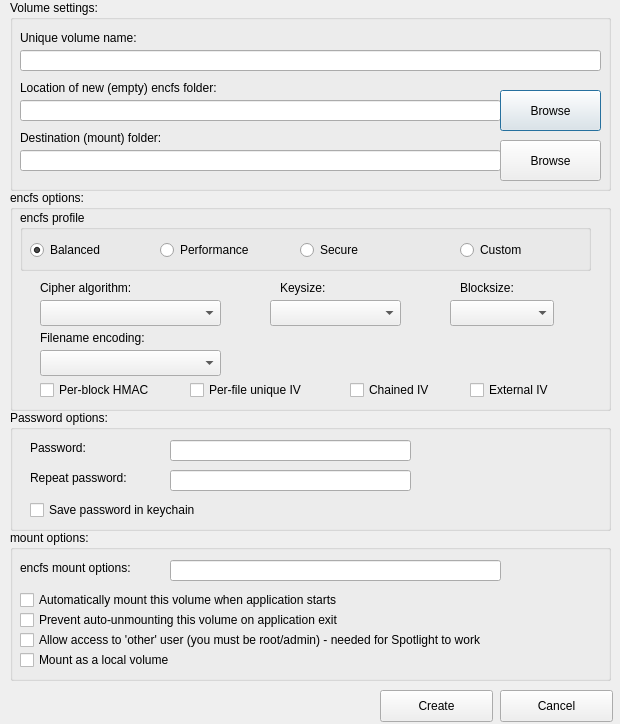
<?xml version="1.0" encoding="UTF-8"?>
<ui version="4.0">
 <class>frmVolume</class>
 <widget class="QDialog" name="frmVolume">
  <property name="geometry">
   <rect>
    <x>0</x>
    <y>0</y>
    <width>620</width>
    <height>724</height>
   </rect>
  </property>
  <property name="sizePolicy">
   <sizepolicy hsizetype="Fixed" vsizetype="Fixed">
    <horstretch>0</horstretch>
    <verstretch>0</verstretch>
   </sizepolicy>
  </property>
  <property name="minimumSize">
   <size>
    <width>620</width>
    <height>724</height>
   </size>
  </property>
  <property name="baseSize">
   <size>
    <width>620</width>
    <height>724</height>
   </size>
  </property>
  <property name="focusPolicy">
   <enum>Qt::StrongFocus</enum>
  </property>
  <property name="windowTitle">
   <string>Create a new encfs encrypted volume</string>
  </property>
  <widget class="QGroupBox" name="groupBox">
   <property name="geometry">
    <rect>
     <x>10</x>
     <y>0</y>
     <width>601</width>
     <height>191</height>
    </rect>
   </property>
   <property name="title">
    <string>Volume settings:</string>
   </property>
   <property name="flat">
    <bool>false</bool>
   </property>
   <widget class="QLabel" name="label">
    <property name="geometry">
     <rect>
      <x>10</x>
      <y>30</y>
      <width>191</width>
      <height>16</height>
     </rect>
    </property>
    <property name="text">
     <string>Unique volume name:</string>
    </property>
   </widget>
   <widget class="QLineEdit" name="txt_volumename">
    <property name="geometry">
     <rect>
      <x>10</x>
      <y>50</y>
      <width>581</width>
      <height>21</height>
     </rect>
    </property>
   </widget>
   <widget class="QLabel" name="lbl_encfsfolder">
    <property name="geometry">
     <rect>
      <x>10</x>
      <y>80</y>
      <width>271</width>
      <height>16</height>
     </rect>
    </property>
    <property name="text">
     <string>Location of new (empty) encfs folder:</string>
    </property>
   </widget>
   <widget class="QLineEdit" name="txt_encfsfolder">
    <property name="geometry">
     <rect>
      <x>10</x>
      <y>100</y>
      <width>481</width>
      <height>21</height>
     </rect>
    </property>
   </widget>
   <widget class="QPushButton" name="btn_selectencfsfolder">
    <property name="geometry">
     <rect>
      <x>490</x>
      <y>90</y>
      <width>101</width>
      <height>41</height>
     </rect>
    </property>
    <property name="text">
     <string>Browse</string>
    </property>
   </widget>
   <widget class="QLabel" name="label_3">
    <property name="geometry">
     <rect>
      <x>10</x>
      <y>130</y>
      <width>191</width>
      <height>16</height>
     </rect>
    </property>
    <property name="text">
     <string>Destination (mount) folder:</string>
    </property>
   </widget>
   <widget class="QLineEdit" name="txt_mountfolder">
    <property name="geometry">
     <rect>
      <x>10</x>
      <y>150</y>
      <width>481</width>
      <height>21</height>
     </rect>
    </property>
   </widget>
   <widget class="QPushButton" name="btn_selectmountfolder">
    <property name="geometry">
     <rect>
      <x>490</x>
      <y>140</y>
      <width>101</width>
      <height>41</height>
     </rect>
    </property>
    <property name="text">
     <string>Browse</string>
    </property>
   </widget>
  </widget>
  <widget class="QGroupBox" name="grp_encfsoptions">
   <property name="geometry">
    <rect>
     <x>10</x>
     <y>190</y>
     <width>601</width>
     <height>221</height>
    </rect>
   </property>
   <property name="title">
    <string>encfs options:</string>
   </property>
   <widget class="QGroupBox" name="groupBox_3">
    <property name="geometry">
     <rect>
      <x>10</x>
      <y>20</y>
      <width>571</width>
      <height>61</height>
     </rect>
    </property>
    <property name="title">
     <string>encfs profile</string>
    </property>
    <widget class="QRadioButton" name="radio_balanced">
     <property name="geometry">
      <rect>
       <x>10</x>
       <y>30</y>
       <width>100</width>
       <height>20</height>
      </rect>
     </property>
     <property name="text">
      <string>Balanced</string>
     </property>
     <property name="checked">
      <bool>true</bool>
     </property>
     <attribute name="buttonGroup">
      <string notr="true">buttonGroup</string>
     </attribute>
    </widget>
    <widget class="QRadioButton" name="radio_performance">
     <property name="geometry">
      <rect>
       <x>140</x>
       <y>30</y>
       <width>100</width>
       <height>20</height>
      </rect>
     </property>
     <property name="text">
      <string>Performance</string>
     </property>
     <attribute name="buttonGroup">
      <string notr="true">buttonGroup</string>
     </attribute>
    </widget>
    <widget class="QRadioButton" name="radio_secure">
     <property name="geometry">
      <rect>
       <x>280</x>
       <y>30</y>
       <width>100</width>
       <height>20</height>
      </rect>
     </property>
     <property name="text">
      <string>Secure</string>
     </property>
     <attribute name="buttonGroup">
      <string notr="true">buttonGroup</string>
     </attribute>
    </widget>
    <widget class="QRadioButton" name="radio_custom">
     <property name="geometry">
      <rect>
       <x>440</x>
       <y>30</y>
       <width>100</width>
       <height>20</height>
      </rect>
     </property>
     <property name="text">
      <string>Custom</string>
     </property>
     <attribute name="buttonGroup">
      <string notr="true">buttonGroup</string>
     </attribute>
    </widget>
   </widget>
   <widget class="QLabel" name="label_4">
    <property name="geometry">
     <rect>
      <x>30</x>
      <y>90</y>
      <width>121</width>
      <height>16</height>
     </rect>
    </property>
    <property name="text">
     <string>Cipher algorithm:</string>
    </property>
   </widget>
   <widget class="QComboBox" name="cmb_ciphers">
    <property name="geometry">
     <rect>
      <x>30</x>
      <y>110</y>
      <width>181</width>
      <height>26</height>
     </rect>
    </property>
   </widget>
   <widget class="QLabel" name="label_5">
    <property name="geometry">
     <rect>
      <x>270</x>
      <y>90</y>
      <width>60</width>
      <height>16</height>
     </rect>
    </property>
    <property name="text">
     <string>Keysize:</string>
    </property>
   </widget>
   <widget class="QLabel" name="label_6">
    <property name="geometry">
     <rect>
      <x>450</x>
      <y>90</y>
      <width>60</width>
      <height>16</height>
     </rect>
    </property>
    <property name="text">
     <string>Blocksize:</string>
    </property>
   </widget>
   <widget class="QComboBox" name="cmb_keysize">
    <property name="geometry">
     <rect>
      <x>260</x>
      <y>110</y>
      <width>131</width>
      <height>26</height>
     </rect>
    </property>
   </widget>
   <widget class="QComboBox" name="cmb_blocksize">
    <property name="geometry">
     <rect>
      <x>440</x>
      <y>110</y>
      <width>104</width>
      <height>26</height>
     </rect>
    </property>
   </widget>
   <widget class="QLabel" name="label_7">
    <property name="geometry">
     <rect>
      <x>30</x>
      <y>140</y>
      <width>141</width>
      <height>16</height>
     </rect>
    </property>
    <property name="text">
     <string>Filename encoding:</string>
    </property>
   </widget>
   <widget class="QComboBox" name="cmb_filenameencoding">
    <property name="geometry">
     <rect>
      <x>30</x>
      <y>160</y>
      <width>181</width>
      <height>26</height>
     </rect>
    </property>
   </widget>
   <widget class="QCheckBox" name="chk_perblockhmac">
    <property name="geometry">
     <rect>
      <x>30</x>
      <y>190</y>
      <width>131</width>
      <height>20</height>
     </rect>
    </property>
    <property name="text">
     <string>Per-block HMAC</string>
    </property>
   </widget>
   <widget class="QCheckBox" name="chk_perfileuniqueiv">
    <property name="geometry">
     <rect>
      <x>180</x>
      <y>190</y>
      <width>141</width>
      <height>20</height>
     </rect>
    </property>
    <property name="text">
     <string>Per-file unique IV</string>
    </property>
   </widget>
   <widget class="QCheckBox" name="chk_chainediv">
    <property name="geometry">
     <rect>
      <x>340</x>
      <y>190</y>
      <width>111</width>
      <height>20</height>
     </rect>
    </property>
    <property name="text">
     <string>Chained IV</string>
    </property>
   </widget>
   <widget class="QCheckBox" name="chk_externaliv">
    <property name="geometry">
     <rect>
      <x>460</x>
      <y>190</y>
      <width>87</width>
      <height>20</height>
     </rect>
    </property>
    <property name="text">
     <string>External IV</string>
    </property>
   </widget>
  </widget>
  <widget class="QGroupBox" name="groupBox_4">
   <property name="geometry">
    <rect>
     <x>10</x>
     <y>410</y>
     <width>601</width>
     <height>121</height>
    </rect>
   </property>
   <property name="title">
    <string>Password options:</string>
   </property>
   <widget class="QLineEdit" name="txt_password">
    <property name="geometry">
     <rect>
      <x>160</x>
      <y>30</y>
      <width>241</width>
      <height>21</height>
     </rect>
    </property>
    <property name="echoMode">
     <enum>QLineEdit::Password</enum>
    </property>
   </widget>
   <widget class="QLabel" name="label_8">
    <property name="geometry">
     <rect>
      <x>20</x>
      <y>30</y>
      <width>91</width>
      <height>16</height>
     </rect>
    </property>
    <property name="text">
     <string>Password:</string>
    </property>
   </widget>
   <widget class="QLabel" name="label_9">
    <property name="geometry">
     <rect>
      <x>20</x>
      <y>60</y>
      <width>121</width>
      <height>16</height>
     </rect>
    </property>
    <property name="text">
     <string>Repeat password:</string>
    </property>
   </widget>
   <widget class="QLineEdit" name="txt_password2">
    <property name="geometry">
     <rect>
      <x>160</x>
      <y>60</y>
      <width>241</width>
      <height>21</height>
     </rect>
    </property>
    <property name="echoMode">
     <enum>QLineEdit::Password</enum>
    </property>
   </widget>
   <widget class="QCheckBox" name="chk_saveinkeychain">
    <property name="geometry">
     <rect>
      <x>20</x>
      <y>90</y>
      <width>211</width>
      <height>20</height>
     </rect>
    </property>
    <property name="text">
     <string>Save password in keychain</string>
    </property>
   </widget>
  </widget>
  <widget class="QGroupBox" name="groupBox_5">
   <property name="geometry">
    <rect>
     <x>10</x>
     <y>530</y>
     <width>601</width>
     <height>151</height>
    </rect>
   </property>
   <property name="title">
    <string>mount options:</string>
   </property>
   <widget class="QLabel" name="label_10">
    <property name="geometry">
     <rect>
      <x>10</x>
      <y>30</y>
      <width>141</width>
      <height>16</height>
     </rect>
    </property>
    <property name="text">
     <string>encfs mount options:</string>
    </property>
   </widget>
   <widget class="QLineEdit" name="lineEdit">
    <property name="geometry">
     <rect>
      <x>160</x>
      <y>30</y>
      <width>331</width>
      <height>21</height>
     </rect>
    </property>
   </widget>
   <widget class="QCheckBox" name="chk_automount">
    <property name="geometry">
     <rect>
      <x>10</x>
      <y>60</y>
      <width>481</width>
      <height>20</height>
     </rect>
    </property>
    <property name="text">
     <string>Automatically mount this volume when application starts</string>
    </property>
   </widget>
   <widget class="QCheckBox" name="chk_preventautounmount">
    <property name="geometry">
     <rect>
      <x>10</x>
      <y>80</y>
      <width>431</width>
      <height>20</height>
     </rect>
    </property>
    <property name="text">
     <string>Prevent auto-unmounting this volume on application exit</string>
    </property>
   </widget>
   <widget class="QCheckBox" name="chk_accesstoother">
    <property name="geometry">
     <rect>
      <x>10</x>
      <y>100</y>
      <width>571</width>
      <height>20</height>
     </rect>
    </property>
    <property name="text">
     <string>Allow access to 'other' user (you must be root/admin) - needed for Spotlight to work</string>
    </property>
   </widget>
   <widget class="QCheckBox" name="chk_mountaslocalvolume">
    <property name="geometry">
     <rect>
      <x>10</x>
      <y>120</y>
      <width>321</width>
      <height>20</height>
     </rect>
    </property>
    <property name="text">
     <string>Mount as a local volume</string>
    </property>
   </widget>
  </widget>
  <widget class="QPushButton" name="btn_save">
   <property name="geometry">
    <rect>
     <x>380</x>
     <y>690</y>
     <width>113</width>
     <height>32</height>
    </rect>
   </property>
   <property name="text">
    <string>Create</string>
   </property>
  </widget>
  <widget class="QPushButton" name="btn_cancel">
   <property name="geometry">
    <rect>
     <x>500</x>
     <y>690</y>
     <width>113</width>
     <height>32</height>
    </rect>
   </property>
   <property name="text">
    <string>Cancel</string>
   </property>
  </widget>
 </widget>
 <resources/>
 <connections/>
 <buttongroups>
  <buttongroup name="buttonGroup"/>
 </buttongroups>
</ui>
